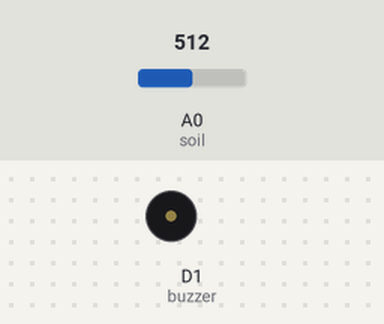
Bench run of a sketch on a simulated ESP8266 (NodeMCU). Parts: buzzer (waves = sounding, pin HIGH). The test bench sets the inputs (shaded band); at power-on: A0 (soil) = 512. What the sketch prints to the serial monitor is not drawn.

Above: at 0.1 s.
At 1.1 s:
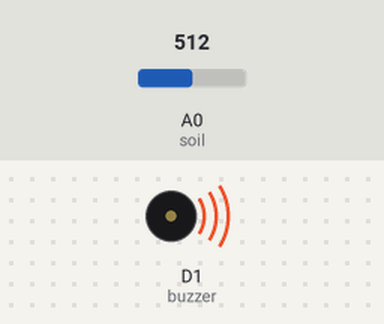
Timing chart, 0 to 2.6 s (numbered marks = the images above):
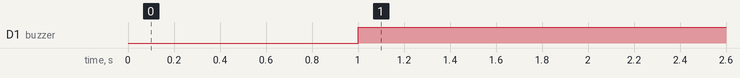

Measured:
- by itself, D1 (buzzer): LOW → HIGH at 1.0 s

The sketch:

Day_2_Soil_Sensor.ino
```cpp
#define soil A0
#define buzzer D1
void setup()
{
  pinMode(soil,INPUT);
  pinMode(buzzer,OUTPUT);
  Serial.begin(9600);

}
void loop()
{
float soilvalue=analogRead(soil);
Serial.print(soilvalue);
Serial.print('\n');
delay(1000);
if(soilvalue>400)
{
digitalWrite(buzzer,HIGH);
delay(1000);
}
else
{
digitalWrite(buzzer,LOW);
delay(1000);
}
}
```
